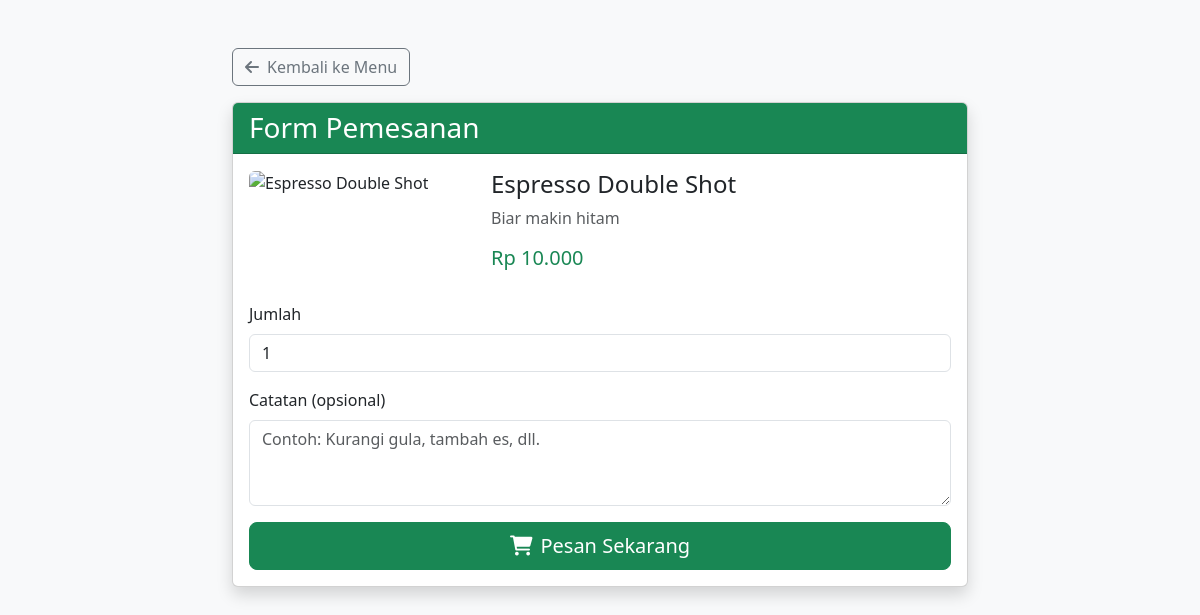
Page /users/order.php?item_id=1 on the committed database.
### tables this page shows
CREATE TABLE `products` (
  `id` int NOT NULL,
  `name` varchar(100) NOT NULL,
  `description` varchar(100) NOT NULL,
  `price` int NOT NULL,
  `category` varchar(100) NOT NULL
);

### users/order.php (the view, shortened to what this page needs)
<?php
include 'env.php';
$product = null;
if (isset($_GET['item_id'])) {
    $item_id = $koneksi->real_escape_string($_GET['item_id']);
    $query = "SELECT * FROM products WHERE id = '$item_id'";
    $result = $koneksi->query($query);
    if ($result->num_rows > 0) {
        $product = $result->fetch_assoc();
    }
}
?>
<!DOCTYPE html>
<html lang="id">
<head>
    <link href="https://cdn.jsdelivr.net/npm/bootstrap@5.3.0/dist/css/bootstrap.min.css" rel="stylesheet">
    <link href="https://cdnjs.cloudflare.com/ajax/libs/font-awesome/6.0.0/css/all.min.css" rel="stylesheet">
</head>
<body class="bg-light">
    <div class="container mt-5">
        <div class="row justify-content-center">
            <div class="col-md-8">
                <a href="menuUser.php" class="btn btn-outline-secondary mb-3">
                    <i class="fas fa-arrow-left me-2"></i>Kembali ke Menu
                </a>
                <div class="card shadow">
                    <div class="card-header bg-success text-white">
                        <h3 class="mb-0">Form Pemesanan</h3>
                    </div>
                    <div class="card-body">
                        <?php if ($product): ?>
                            <div class="row mb-4">
                                <div class="col-md-4">
                                    <img src="<?php
                                        if ($product['category'] == 'coffee') echo 'https://images.unsplash.com/photo-1698466631860-0886a4f0c2c3?crop=entropy&cs=tinysrgb&fit=max&fm=jpg&ixid=M3w3Nzg4Nzd8MHwxfHNlYXJjaHwxfHxpbmRvbmVzaWFuJTIwY29mZmVlJTIwY3VwfGVufDF8fHx8MTc2MTc0MDIxNHww&ixlib=rb-4.1.0&q=80&w=1080';
                                        elseif ($product['category'] == 'minuman') echo 'https://images.unsplash.com/photo-1713949215254-9769b4ad8724?crop=entropy&cs=tinysrgb&fit=max&fm=jpg&ixid=M3w3Nzg4Nzd8MHwxfHNlYXJjaHwxfHxpY2VkJTIwdGVhJTIwZHJpbmt8ZW58MXx8fHwxNzYxNjQ5MTU3fDA&ixlib=rb-4.1.0&q=80&w=1080';
                                        else echo 'https://images.unsplash.com/photo-1680674814945-7945d913319c?crop=entropy&cs=tinysrgb&fit=max&fm=jpg&ixid=M3w3Nzg4Nzd8MHwxfHNlYXJjaHwxfHxuYXNpJTIwZ29yZW5nJTIwZm9vZHxlbnwxfHx8fDE3NjE3NDAyMTR8MA&ixlib=rb-4.1.0&q=80&w=1080';
                                    ?>"
                                    class="img-fluid rounded" alt="<?php echo htmlspecialchars($product['name']); ?>">
                                </div>
                                <div class="col-md-8">
                                    <h4><?php echo htmlspecialchars($product['name']); ?></h4>
                                    <p class="text-muted"><?php echo htmlspecialchars($product['description']); ?></p>
                                    <h5 class="text-success">Rp <?php echo number_format($product['price'], 0, ',', '.'); ?></h5>
                                </div>
                            </div>
                            <form method="POST" action="process_order.php">
                                <div class="mb-3">
                                    <label for="quantity" class="form-label">Jumlah</label>
                                    <input type="number" class="form-control" id="quantity" name="quantity" value="1" min="1" required>
                                </div>
                                <div class="mb-3">
                                    <label for="notes" class="form-label">Catatan (opsional)</label>
                                    <textarea class="form-control" id="notes" name="notes" rows="3" placeholder="Contoh: Kurangi gula, tambah es, dll."></textarea>
                                </div>
                                <button type="submit" class="btn btn-success btn-lg w-100">
                                    <i class="fas fa-shopping-cart me-2"></i>Pesan Sekarang
                                </button>
                            </form>
                        <?php endif; ?>
                    </div>
                </div>
            </div>
        </div>
    </div>
</body>
</html>

### rows in the picture
products: name "Espresso Double Shot", description "Biar makin hitam", price "10.000"
